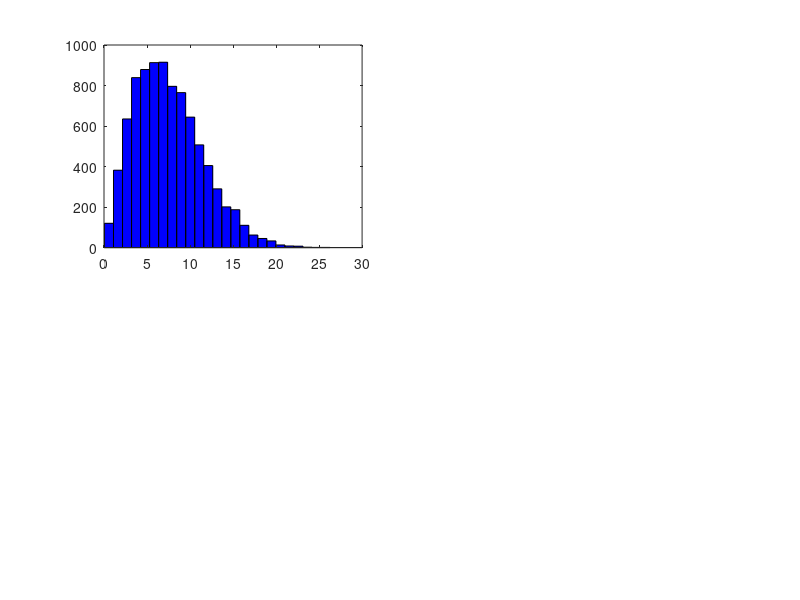

Reproduce this figure in MATLAB. (Note: this script raises an error after producing the figure.)
clear all;
clear all;
%% Weibull Distribution 7.5 Mean
clear all;
disp(' Weibull Distribution 7.5 Mean')
subplot(221)
sample = wblrnd(8.51, 2, 8760, 1);
mean = mean(sample);
disp(mean)
pd = histfit(sample,25, 'wbl');
x_values = (0:1:25)';
hist = histogram(sample,26);
y_values = hist.Values';
subplot(222)
plot(x_values,y_values,'LineWidth',2)
% Data vesgas
x_vestas = (0:25)';
y_vestas = [0, 0,0,0,91,200,362,588,889,1255,1604,1769,1798,1800,1800,1800,1800,1800,1800,1800,1800,1800,1800,1800,1800,1800]';
subplot(223)
plot(x_vestas, y_vestas);
x_vestas;
for i = 1:length(y_values)
    y_vestas_yield(i,1) = y_values(i)*y_vestas(i);
end
subplot(224)
plot(x_vestas, y_vestas_yield);
netyield_vestas = sum(y_vestas_yield)*0.97*0.98*0.9;
clear sample;
clear mean;
%% Weibull Distribution 8.5
disp(' Weibull Distribution 8.5 Mean')
subplot(221)
sample = wblrnd(9.55, 2, 8760, 1);
mean = mean(sample);
disp(mean);
pd = histfit(sample,24, 'wbl');
x_values = (0:1:24)';
hist = histogram(sample,25);
y_values = hist.Values;
subplot(222)
plot(x_values,y_values,'LineWidth',2)

x_nordex = (0:24)';
y_nordex = [0,0,0,0,80,206,378,596,894,1250,1674,2064,2374,2454,2500,2511,2523,2534,2534,2534,2534,2523,2523,2500,2500]';
subplot(223)
plot(x_nordex, y_nordex);
for i = 1:length(y_values)
    y_nordex_yield(i,1) = y_values(i)*y_nordex(i);
end
subplot(224)
plot(x_nordex, y_nordex_yield);
netyield_nordex =sum(y_nordex_yield)*0.97*0.98*0.9;
clear sample;
clear mean;
%% Enercon; Weibull 9.5
disp(' Weibull Distribution 9.5 Mean')
subplot(221)
sample = wblrnd(11.3, 2, 8760, 1);
mean = mean(sample);
disp(mean)
pd = histfit(sample,25, 'wbl');
x_values = (0:1:25)';
hist = histogram(sample,26);
y_values = hist.Values;
subplot(222)
plot(x_values,y_values,'LineWidth',2)

x_enercon = (0:25)';
y_enercon = [0,0,3,25,82,174,321,532,815,1180,1580,1900,2200,2400,2480,2700,2850,2950,3020,3020,3020,3020,3020,3020,3020,3020]';
subplot(223)
plot(x_enercon, y_enercon);
for i = 1:length(y_values)
    y_enercon_yield(i,1) = y_values(i)*y_enercon(i);
end
subplot(224)
plot(x_enercon, y_enercon_yield);
netyield_enercon =sum(y_enercon_yield)*0.97*0.98*0.9;
%% Calculation
full_load_hours_vestas = netyield_vestas/1800;
full_load_hours_nordex = netyield_nordex/2500;
full_load_hours_enercon = netyield_enercon/3000;

capacity_vestas = netyield_vestas/(1800*8760);
capacity_nordex = netyield_nordex/(2500*8760);
capacity_enercon = netyield_enercon/(3000*8760);
